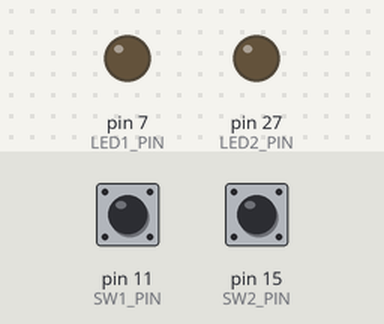
A sketch run on a simulated Arduino Mega 2560, built with avr-gcc and run on an emulated ATmega2560. Parts: output pins drawn as LEDs (lit = HIGH). Dashed ring = blinking. Inputs (shaded band) come from the test bench; at power-on: pin 11 (SW1_PIN) LOW, pin 15 (SW2_PIN) LOW. What the sketch prints to the serial monitor is not drawn.

Above: at 1.2 s.
1.3 s: pin 11 (SW1_PIN) pulled HIGH for 0.15 s
At 1.39 s:
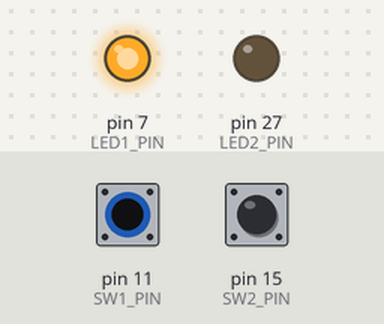
2.9 s: pin 15 (SW2_PIN) pulled HIGH for 0.15 s
At 3.0 s:
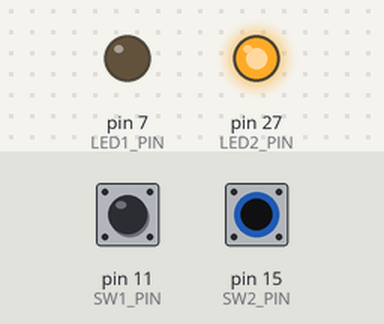
4.6 s: pin 15 (SW2_PIN) pulled HIGH for 3.2 s
At 8.3 s:
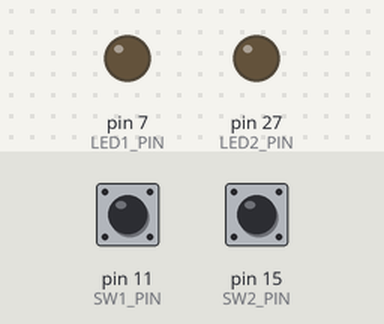
9.3 s: pin 11 (SW1_PIN) pulled HIGH for 3.2 s
At 9.9 s:
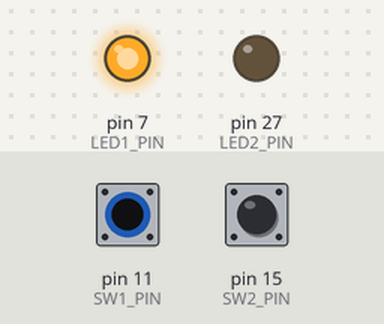
14.0 s: pin 11 (SW1_PIN) driven HIGH and pin 15 (SW2_PIN) driven HIGH
At 14.7 s:
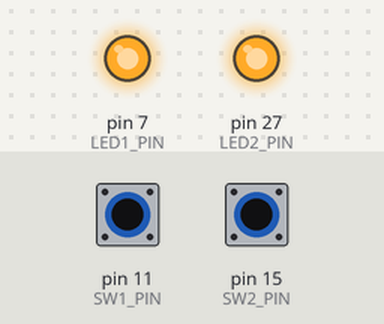
15.5 s: pin 11 (SW1_PIN) pulsed LOW 2 times (0.12 s each, 0.3 s apart)
At 15.73 s:
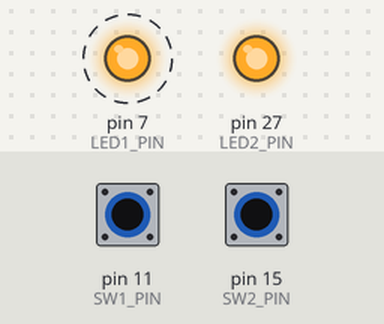
Timing chart, 0 to 18.5 s (numbered marks = the images above; inputs shaded):
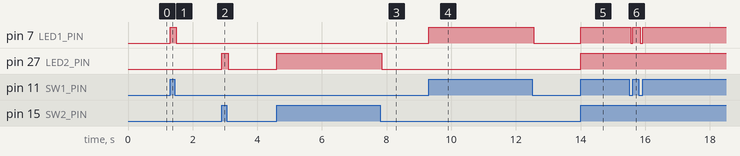

Measured:
- after the input at 1.3 s, pin 7 (LED1_PIN): LOW → HIGH at once, → LOW 0.20 s later
- after the input at 2.9 s, pin 27 (LED2_PIN): LOW → HIGH at once, → LOW 0.20 s later
- after the input at 4.6 s, pin 27 (LED2_PIN): LOW → HIGH at once, → LOW 3.3 s later
- after the input at 9.3 s, pin 7 (LED1_PIN): LOW → HIGH at once, → LOW 3.2 s later
- after the input at 14.0 s, pin 7 (LED1_PIN), pin 27 (LED2_PIN): LOW → HIGH at once
- after the input at 15.5 s, pin 7 (LED1_PIN): alternates HIGH for 0.23 s and LOW for 0.07 s, 4 changes in all, then stays HIGH, starting after 0.05 s

The sketch:

SwitchTester.ino
```cpp
//  Switch Testing Circuit w/ Debounce
//  Set the Digital Input Pin to use and the debounce/settling time in milliseconds
//  Includes support for lighted switches (disables the LED during press for visual confirmation)

//  CONFIG SETTINGS
//  S1 11, L1 7
//  S2 15, L2 27
int debounceTime = 50;      // Number of milli seconds to keep the Pushed State HIGH

int SW1_PIN = 11;           // Use Digital Pin for Input
int LED1_PIN = 7;

int SW2_PIN = 15;           // Use Digital Pin for Input
int LED2_PIN = 27;

int SW1_VAL = LOW;          //  Holds the pin reading (default HIGH)
int SW2_VAL = LOW;          //  Holds the pin reading (default HIGH)

boolean SW1_wasPushed = false;  //  Flag tracking ON or OFF state
unsigned long SW1_lastPush; //  Record the time that we measured a shock

boolean SW2_wasPushed = false;  //  Flag tracking ON or OFF state
unsigned long SW2_lastPush; //  Record the time that we measured a shock

void setup ()
{
  Serial.begin(115200);

  Serial.println("Fluxable(tm) Arduino Core Switch Checker w/ Debounce");
  pinMode (SW1_PIN, INPUT);
  pinMode (LED1_PIN, OUTPUT);
  digitalWrite(LED1_PIN, LOW);

  pinMode (SW2_PIN, INPUT);
  pinMode (LED2_PIN, OUTPUT);
  digitalWrite(LED2_PIN, LOW);

}

void loop ()
{
  //  SWITCH DETECT Read the Switch Value and set the [SW1_wasPushed] flag
  SW1_VAL = digitalRead (SW1_PIN);

  //  Test the state and respond LOW=Closed switch, HIGH=Open Switch
  if (SW1_VAL == HIGH)
  {
    //  Switch pushed/switched ON, record the time
    SW1_lastPush = millis();
    // Delays the amount of debounce/settling time
    if (!SW1_wasPushed){
      SW1_wasPushed = true;
      Serial.println("SWITCH1_ON");
      digitalWrite(LED1_PIN, HIGH);
    }
  }
  else
  {
    //  If the time of the settling period has expired, reset the state, to detect again
    if(SW1_wasPushed) {
      if((millis() - SW1_lastPush) > debounceTime){
        Serial.print("SWITCH1_OFF");
        digitalWrite(LED1_PIN, LOW);
        SW1_wasPushed = false;
      }
    }
  }

  //  SWITCH DETECT Read the Switch Value and set the [SW1_wasPushed] flag
  SW2_VAL = digitalRead (SW2_PIN);
  if (SW2_VAL == HIGH)
  {
    //  Switch pushed/switched ON, record the time
    SW2_lastPush = millis();
    // Delays the amount of debounce/settling time
    if (!SW2_wasPushed){
      Serial.println("SWITCH2_ON");
      SW2_wasPushed = true;
      digitalWrite(LED2_PIN, HIGH);
    }
  }
  else
  {
    //  If the time of the settling period has expired, reset the state, to detect again
    if(SW2_wasPushed) {
      if((millis() - SW2_lastPush) > debounceTime){
        Serial.print("SWITCH2_OFF");
        digitalWrite(LED2_PIN, LOW);
        SW2_wasPushed = false;
      }
    }
  }


}
```
